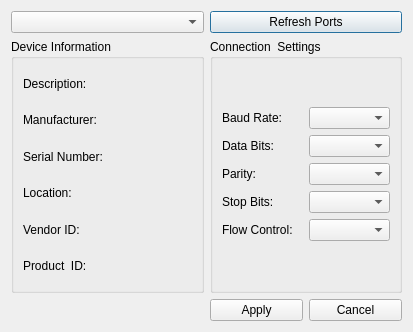
<?xml version="1.0" encoding="UTF-8"?>
<ui version="4.0">
 <class>settingsDialog</class>
 <widget class="QDialog" name="settingsDialog">
  <property name="geometry">
   <rect>
    <x>0</x>
    <y>0</y>
    <width>413</width>
    <height>332</height>
   </rect>
  </property>
  <property name="windowTitle">
   <string>Communication Settings</string>
  </property>
  <property name="whatsThis">
   <string>The settings dialog box</string>
  </property>
  <layout class="QGridLayout" name="gridLayout_2">
   <item row="0" column="0">
    <layout class="QVBoxLayout" name="verticalLayout_5">
     <item>
      <layout class="QHBoxLayout" name="horizontalLayout_3">
       <item>
        <widget class="QComboBox" name="serialPortsComboBox"/>
       </item>
       <item>
        <widget class="QPushButton" name="refreshPortInfoButton">
         <property name="text">
          <string>Refresh Ports</string>
         </property>
        </widget>
       </item>
      </layout>
     </item>
     <item>
      <layout class="QHBoxLayout" name="horizontalLayout_2">
       <item>
        <widget class="QGroupBox" name="groupBox">
         <property name="title">
          <string>Device Information</string>
         </property>
         <layout class="QVBoxLayout" name="verticalLayout_2">
          <item>
           <layout class="QVBoxLayout" name="verticalLayout">
            <item>
             <widget class="QLabel" name="descLabel">
              <property name="text">
               <string>Description:</string>
              </property>
             </widget>
            </item>
            <item>
             <widget class="QLabel" name="manufactLabel">
              <property name="sizePolicy">
               <sizepolicy hsizetype="Preferred" vsizetype="Preferred">
                <horstretch>0</horstretch>
                <verstretch>0</verstretch>
               </sizepolicy>
              </property>
              <property name="text">
               <string>Manufacturer:</string>
              </property>
             </widget>
            </item>
            <item>
             <widget class="QLabel" name="snLabel">
              <property name="text">
               <string>Serial Number:</string>
              </property>
             </widget>
            </item>
            <item>
             <widget class="QLabel" name="locLabel">
              <property name="text">
               <string>Location:</string>
              </property>
             </widget>
            </item>
            <item>
             <widget class="QLabel" name="vidLabel">
              <property name="text">
               <string>Vendor ID:</string>
              </property>
             </widget>
            </item>
            <item>
             <widget class="QLabel" name="pidLabel">
              <property name="text">
               <string>Product  ID:</string>
              </property>
             </widget>
            </item>
           </layout>
          </item>
         </layout>
        </widget>
       </item>
       <item>
        <widget class="QGroupBox" name="groupBox_2">
         <property name="title">
          <string>Connection  Settings</string>
         </property>
         <layout class="QGridLayout" name="gridLayout">
          <item row="0" column="0">
           <layout class="QHBoxLayout" name="horizontalLayout">
            <item>
             <layout class="QVBoxLayout" name="verticalLayout_4">
              <item>
               <widget class="QLabel" name="baudRateLabel">
                <property name="text">
                 <string>Baud Rate:</string>
                </property>
               </widget>
              </item>
              <item>
               <widget class="QLabel" name="dataBitsLabel">
                <property name="text">
                 <string>Data Bits:</string>
                </property>
               </widget>
              </item>
              <item>
               <widget class="QLabel" name="parityLabel">
                <property name="text">
                 <string>Parity:</string>
                </property>
               </widget>
              </item>
              <item>
               <widget class="QLabel" name="stopBitsLabel">
                <property name="text">
                 <string>Stop Bits:</string>
                </property>
               </widget>
              </item>
              <item>
               <widget class="QLabel" name="flowControlLabel">
                <property name="text">
                 <string>Flow Control:</string>
                </property>
               </widget>
              </item>
             </layout>
            </item>
            <item>
             <layout class="QVBoxLayout" name="verticalLayout_3">
              <item>
               <widget class="QComboBox" name="BaudRateComboBox"/>
              </item>
              <item>
               <widget class="QComboBox" name="dataBitsComboBox"/>
              </item>
              <item>
               <widget class="QComboBox" name="parityComboBox"/>
              </item>
              <item>
               <widget class="QComboBox" name="stopBitsComboBox"/>
              </item>
              <item>
               <widget class="QComboBox" name="flowControlComboBox"/>
              </item>
             </layout>
            </item>
           </layout>
          </item>
         </layout>
        </widget>
       </item>
      </layout>
     </item>
     <item>
      <layout class="QHBoxLayout" name="horizontalLayout_5">
       <item>
        <widget class="QLabel" name="settingsLabel">
         <property name="text">
          <string/>
         </property>
        </widget>
       </item>
       <item>
        <layout class="QHBoxLayout" name="horizontalLayout_4">
         <item>
          <widget class="QPushButton" name="applyButton">
           <property name="text">
            <string>Apply</string>
           </property>
          </widget>
         </item>
         <item>
          <widget class="QPushButton" name="cancelButton">
           <property name="text">
            <string>Cancel</string>
           </property>
          </widget>
         </item>
        </layout>
       </item>
      </layout>
     </item>
    </layout>
   </item>
  </layout>
 </widget>
 <resources/>
 <connections>
  <connection>
   <sender>cancelButton</sender>
   <signal>clicked()</signal>
   <receiver>settingsDialog</receiver>
   <slot>close()</slot>
   <hints>
    <hint type="sourcelabel">
     <x>281</x>
     <y>260</y>
    </hint>
    <hint type="destinationlabel">
     <x>314</x>
     <y>289</y>
    </hint>
   </hints>
  </connection>
 </connections>
</ui>
